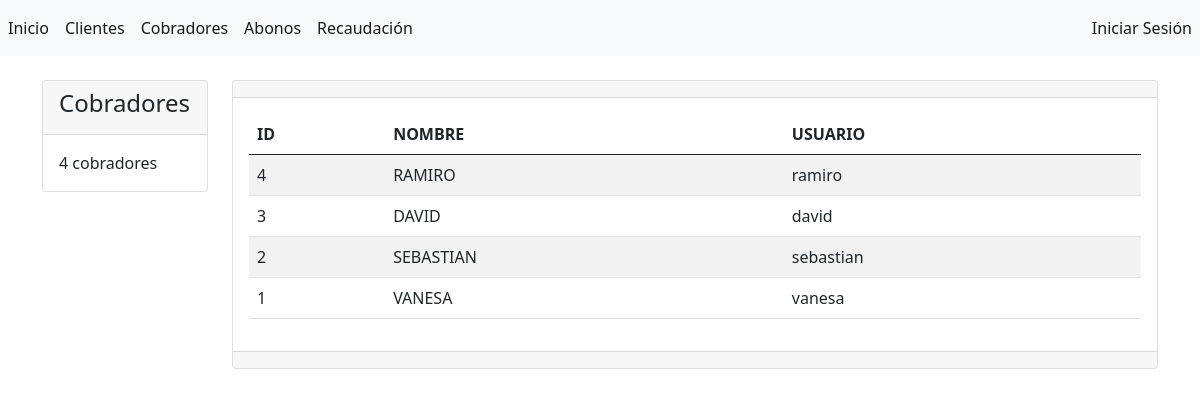
Screenshot of /cobradores/ with the database file from the repository.
### abonos/models.py (models this page shows, shortened)
class Cobrador(models.Model):
    nombre = models.CharField(max_length=45, verbose_name="nombre")
    activo = models.BooleanField(default=True, verbose_name="activo")
    usuario = models.ForeignKey(User,null=True, on_delete=SET_NULL)
    creado = models.DateTimeField(auto_now_add=True)
    modificado = models.DateTimeField(auto_now=True)
    class Meta:
        verbose_name = "Cobrador"
        verbose_name_plural = "Cobradores"
        ordering = ['-modificado', '-creado']
        unique_together = ['nombre']

### abonos/views.py (the view)
# urls.py: path('cobradores/', views.cobradores, name='cobradores'),
def cobradores(request):
    cobradores = Cobrador.objects.all().order_by('-creado')
    cobradores_cuenta = cobradores.count()
    context = {
        'cobradores': cobradores,
        'cobradores_cuenta': cobradores_cuenta
    }
    return render(request, 'cobradores/index.html', context)

### abonos/templates/cobradores/index.html (shortened to what this page needs)
{% extends "base.html" %}
{% block sidebar %}
<div class="card">
    <div class="card-header">
        <h4>Cobradores</h4>
    </div>
    <div class="card-body">
        <p class="card-text">{{ cobradores_cuenta }} cobradores</p>
    </div>
</div>
{% endblock %}
{% block contenido %}
<div class="card">
    <div class="card-header d-flex justify-content-end">
    </div>
    <div class="card-body">
        <table class="table table-striped table-hover">
            <thead>
                <tr>
                    <th>ID</th>
                    <th>NOMBRE</th>
                    <th>USUARIO</th>
                </tr>
            </thead>
            <tbody>
                {% for cobrador in cobradores %}
                <tr>
                    <td>{{ cobrador.id }}</td>
                    <td>{{ cobrador.nombre }}</td>
                    <td>{{ cobrador.usuario }}</td>
                </tr>
                {% endfor %}
            </tbody>
        </table>
    </div>
    <div class="card-footer text-muted">
    </div>
</div>
{% endblock %}

### rows the page displays
Cobrador: id "4", nombre "RAMIRO", usuario "ramiro"
Cobrador: id "3", nombre "DAVID", usuario "david"
Cobrador: id "2", nombre "SEBASTIAN", usuario "sebastian"
Cobrador: id "1", nombre "VANESA", usuario "vanesa"

### other values shown
{{ cobradores_cuenta }} "4"
